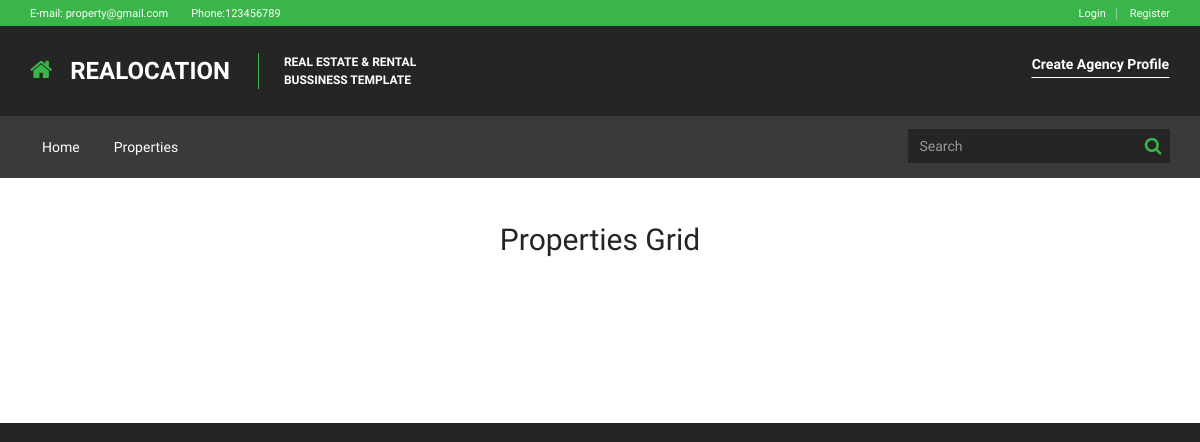
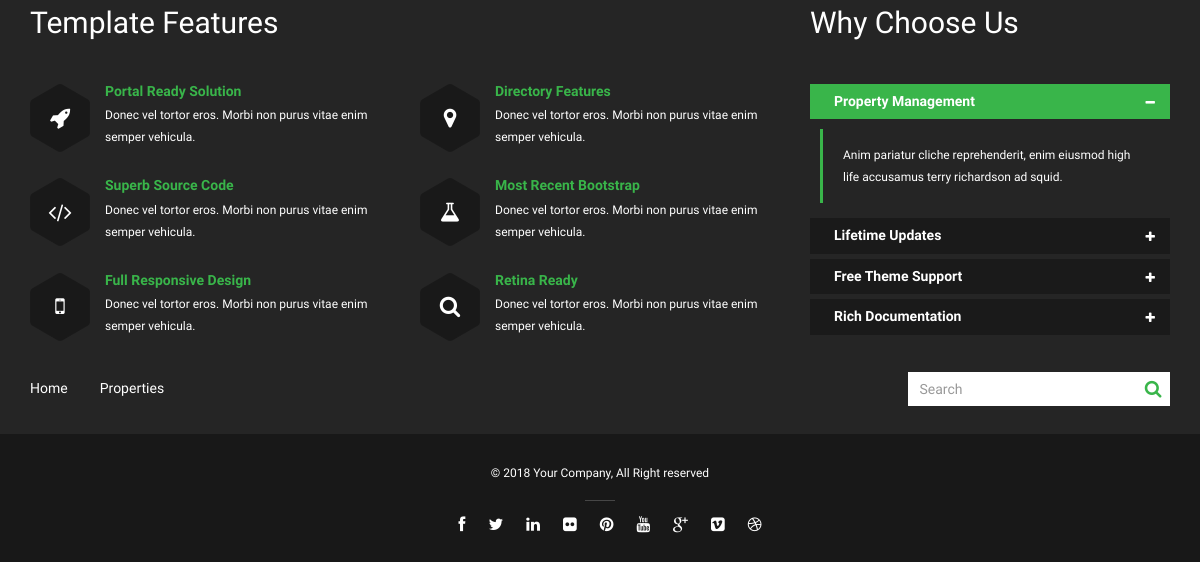
Before: /properties/ with the older database file (2 pictures, top to bottom).
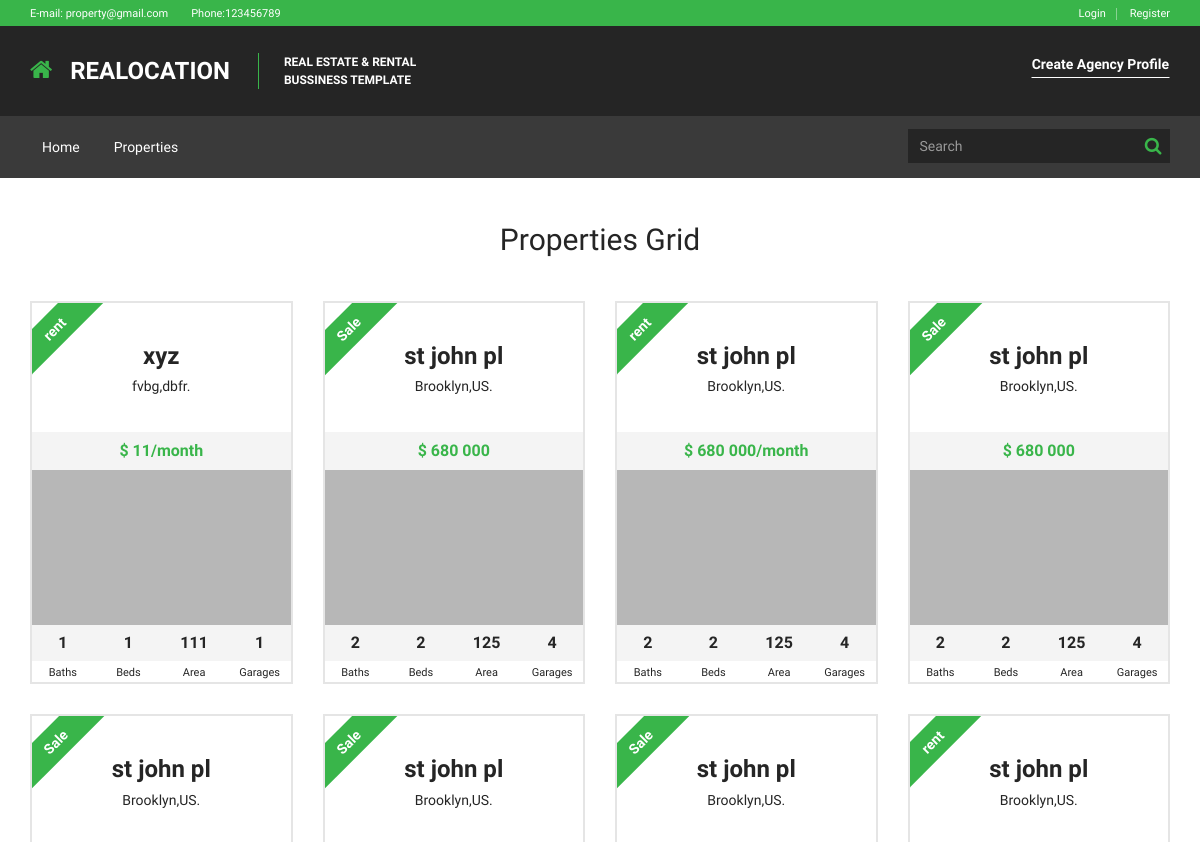
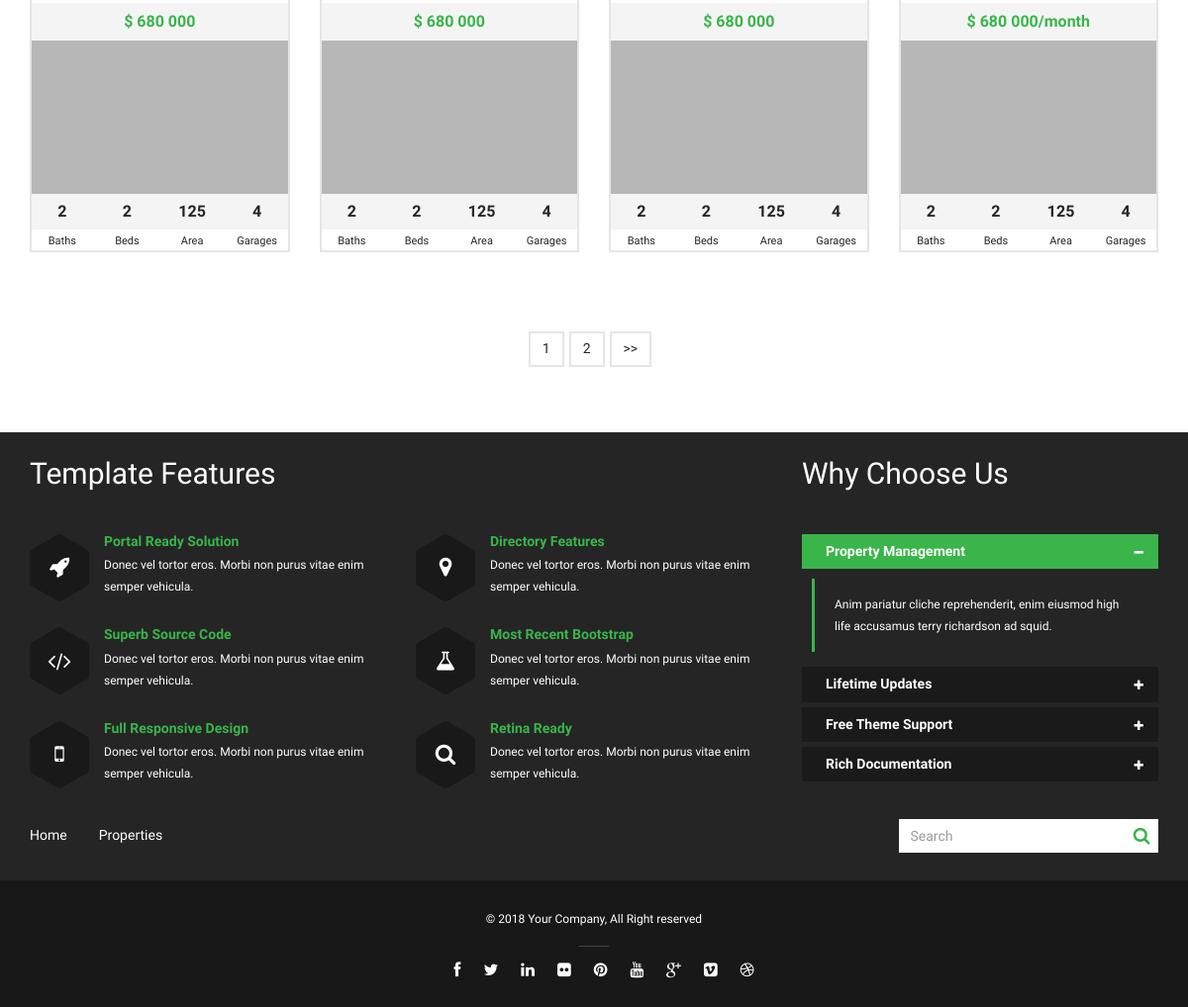
After: the same page with the newer database file (2 pictures, top to bottom).
### tables this page shows
CREATE TABLE IF NOT EXISTS `settings` (
  `id` int(11) NOT NULL AUTO_INCREMENT,
  `email` varchar(255) NOT NULL,
  `phone_no` int(11) NOT NULL,
  `facebook_url` varchar(255) NOT NULL,
  `twitter_url` varchar(255) NOT NULL,
  `linked_in_url` varchar(255) NOT NULL,
  `flickr_url` varchar(255) NOT NULL,
  `pinterest_url` varchar(255) NOT NULL,
  `youtube_url` varchar(255) NOT NULL,
  `google_plus_url` varchar(255) NOT NULL,
  `vimeo-square_url` varchar(255) NOT NULL,
  `dribbble_url` varchar(255) NOT NULL,
  PRIMARY KEY (`id`)
);

CREATE TABLE IF NOT EXISTS `properties` (
  `id` int(11) NOT NULL AUTO_INCREMENT,
  `title` varchar(255) NOT NULL,
  `thumbnail` varchar(255) NOT NULL,
  `description` text NOT NULL,
  `prize` varchar(255) NOT NULL,
  `area` varchar(255) NOT NULL,
  `bath` int(11) NOT NULL,
  `beds` int(11) NOT NULL,
  `garages` int(11) NOT NULL,
  `facebook_url` varchar(255) NOT NULL,
  `twitter_url` varchar(255) NOT NULL,
  `linked_in_url` varchar(255) NOT NULL,
  `vimeo-square_url` varchar(255) NOT NULL,
  `you_tube_url` varchar(255) NOT NULL,
  `email` varchar(255) NOT NULL,
  `address` varchar(255) NOT NULL,
  `street` varchar(255) NOT NULL,
  `city` varchar(255) NOT NULL,
  `state` varchar(255) NOT NULL,
  `country` varchar(255) NOT NULL,
  `status` varchar(255) NOT NULL,
  `pro_type_id` int(11) NOT NULL,
  `created_on` timestamp NOT NULL,
  `is_delete` int(11) NOT NULL DEFAULT '0',
  PRIMARY KEY (`id`),
  KEY `pro_id` (`pro_type_id`)
);

### application/controllers/properties.php (called while the page is built, shortened)
<?php
class Properties extends MY_Controller
{
	public function __construct()
	{
		$this->load->model('properties_model');
		$this->load->model('aminities_model');
		$this->load->model('agent_model');
		$this->load->model('agencies_model');
		$this->load->helper(array('form', 'url'));
	}
	public function index($start=0)
	{
		$config = $this->config1();
		$config["base_url"] = base_url() . "properties/index";
		if($this->session->userdata('user')['role'] == '1')
		{
			$properties = $this->agencies_model->get_properties($this->session->userdata('user')['record_id']);
			$data['properties'] = array();
			foreach ($properties as $key =>$value)
			{
				$property = $this->properties_model->get_by_id($value['pro_id']);
				array_push($data['properties'], $property);
			}
			$config["total_rows"] = count($data['properties']);
			$config["per_page"] = 8;
			$this->pagination->initialize($config);
			$data['links'] = $this->pagination->create_links();
			$data['content'] = $this->load->view('properties/list',$data , TRUE);
		}
		else
		{
			$data['properties'] = $this->properties_model->get_data('',$start, 8);
			$config["total_rows"] = $this->properties_model->total_row_count();
			$config["per_page"] = 8;
			$this->pagination->initialize($config);
			$data['links'] = $this->pagination->create_links();
			$data['content'] = $this->load->view('properties/index', $data, TRUE);
		}
		$this->load->view('layout/default', $data);
	}
}
?>

### index.php (called while the page is built, shortened)
<?php
require_once BASEPATH.'core/CodeIgniter.php';

### application/models/settings_model.php (called while the page is built, shortened)
<?php
class Settings_model extends MY_Model
{
	public function __construct()
	{
		$this->table_name = 'settings';
	}
	public function get_by_id($id)
	{
		return parent::get_by_id($id);
	}
}

### application/core/My_Model.php (called while the page is built, shortened)
<?php
class My_Model extends CI_Model
{
	protected $table_name='';
	public function get_by_id($id)
	{
		$this->db->where('id',$id);
		return $this->db->get($this->table_name)->row_array();
	}
	public function get_data($where = '', $limit = '', $offset='')
	{
		$this->db->order_by("created_on", "desc");
		$this->db->where('is_delete', 0);
		if($limit!=''or $offset!='')
		{
				$this->db->limit($offset, $limit);
		}
		return $this->db->get($this->table_name)->result_array();
	}
}
?>

### application/models/properties_model.php (called while the page is built, shortened)
<?php
 class Properties_model extends MY_Model
 {
 	public function __construct()
 	{
 		$this->table_name = 'properties';
 	}
 	public function get_data($where='', $limit='',$offset='')
 	{
 		$data = parent::get_data($where,$limit,$offset);
 		return $data;
 	}
 }
 ?>

### application/views/properties/index.php (the view, shortened to what the rows shown need)
<div id="main-wrapper">
        <div id="main">
            <div id="main-inner">
                <div class="container">
                    <div class="block-content block-content-small-padding">
                        <div class="block-content-inner">
                            <div class="row">
                                <div class="col-sm-12">
                                    <h2 class="center">Properties Grid</h2>
                                      <div class="row">
<?php
foreach ($properties as $row)
{
?>
                                        <div class="property-item property-featured col-sm-6 col-md-3">
                                            <div class="property-box">
                                                <div class="property-box-inner">
                                                    <h3 class="property-box-title"><a href="<?php echo base_url('properties/').$row['id']; ?>" ><?php echo $row['title']; ?></a></h3>
                                                    <h4 class="property-box-subtitle"><a href="#"><?php echo $row['city'].",".$row['country']."."; ?></a></h4>
                                                    <div class="property-box-label property-box-label-primary"><?php echo $row['status']; ?></div>
                                                    <div class="property-box-picture">
                                                        <div class="property-box-price">$ <?php echo $row['prize']; if($row['status']=='rent'){ echo '/month';} ?></div>
                                                        <div class="property-box-picture-inner">
                                                            <a href="#" class="property-box-picture-target">
                                                                <img src="<?php echo base_url(); ?>assets/img/tmp/properties/medium/5.jpg" alt="">
                                                            </a>
                                                        </div>
                                                    </div>
                                                    <div class="property-box-meta">
                                                        <div class="property-box-meta-item col-sm-3">
                                                            <strong><?php echo $row['bath']; ?></strong>
                                                            <span>Baths</span>
                                                        </div>
                                                        <div class="property-box-meta-item col-sm-3">
                                                            <strong><?php echo $row['beds']; ?></strong>
                                                            <span>Beds</span>
                                                        </div>
                                                        <div class="property-box-meta-item col-sm-3">
                                                            <strong><?php echo $row['area']; ?></strong>
                                                            <span>Area</span>
                                                        </div>
                                                        <div class="property-box-meta-item col-sm-3">
                                                            <strong><?php echo $row['garages']; ?></strong>
                                                            <span>Garages</span>
                                                        </div>
                                                    </div>
                                                </div>
                                            </div>
                                        </div>
<?php
}
?>
                                    </div>
                                </div>
                            </div>
                        </div>
                    </div>
                </div>
            </div>
        </div>
    </div>

### application/views/layout/default.php (shortened to what the rows shown need)
<!doctype html>
<html>
<head>
    <link rel="stylesheet" type="text/css" href="<?php echo base_url(); ?>assets/libraries/font-awesome/css/font-awesome.css" media="screen, projection">
    <link rel="stylesheet" type="text/css" href="<?php echo base_url(); ?>assets/libraries/jquery-bxslider/jquery.bxslider.css" media="screen, projection">
    <link rel="stylesheet" type="text/css" href="<?php echo base_url(); ?>assets/libraries/flexslider/flexslider.css" media="screen, projection">
    <link rel="stylesheet" type="text/css" href="<?php echo base_url(); ?>assets/css/realocation.css" media="screen, projection" id="css-main">
</head>
<body>
<?php
$CI = &get_instance();
$setting_data = $CI->settings_model->get_by_id('1');
$page = $this->uri->segment(1); ?>
<div id="wrapper">
    <div id="header-wrapper">
        <div id="header">
    <div id="header-inner">
        <div class="header-bar">
            <div class="container">
                <div class="header-infobox">
                    <strong>E-mail:</strong> <a href="#"><?php echo $setting_data['email']; ?></a>
                </div>
                <div class="header-infobox">
                    <strong>Phone:</strong><?php echo $setting_data['phone_no']; ?>
                </div>
                <ul class="header-bar-nav nav nav-register">
<?php if($this->session->userdata('user') == '')
{
?>
    <li><a href="<?php echo base_url('login'); ?>">Login</a></li>
    <li><a href="<?php echo base_url('register'); ?>">Register</a></li>
<?php
}
?>
</ul>            </div>
        </div>
    </div>
</div>    </div>
<?php
echo $content;
?>
<div id="footer-wrapper">
        <div id="footer">
            <div id="footer-inner">
                <div class="footer-top">
    <div class="container">
        <div class="row">
    <div class="widget col-sm-8">
        <h2>Template Features</h2>
    </div>
    <div class="widget col-sm-4">
        <h2>Why Choose Us</h2>
    </div>
</div>
    </div>
</div>
            </div>
        </div>
    </div>
</div>
</body>
</html>

Changed rows visible on the page:
added properties: title "xyz", city "fvbg", country "dbfr", status "rent", prize "11", shows "/month", bath "1", beds "1", area "111", garages "1"
added properties: title "st john pl", city "Brooklyn", country "US", status "Sale", prize "680 000", bath "2", beds "2", area "125", garages "4"
added properties: title "st john pl", city "Brooklyn", country "US", status "rent", prize "680 000", shows "/month", bath "2", beds "2", area "125", garages "4"
added properties: title "st john pl", city "Brooklyn", country "US", status "Sale", prize "680 000", bath "2", beds "2", area "125", garages "4"
added properties: title "st john pl", city "Brooklyn", country "US", status "Sale", prize "680 000", bath "2", beds "2", area "125", garages "4"
added properties: title "st john pl", city "Brooklyn", country "US", status "Sale", prize "680 000", bath "2", beds "2", area "125", garages "4"
added properties: title "st john pl", city "Brooklyn", country "US", status "Sale", prize "680 000", bath "2", beds "2", area "125", garages "4"
added properties: title "st john pl", city "Brooklyn", country "US", status "rent", prize "680 000", shows "/month", bath "2", beds "2", area "125", garages "4"
Other visible differences:
$links: (not shown) → "1 2 >>"
